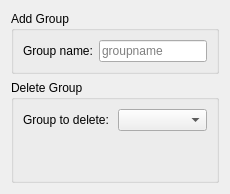
     <widget class="QWidget" name="groupTab">
      <attribute name="icon">
       <iconset>
        <normaloff>../../../../../../../../usr/share/mx-user/icons/mx-user.png</normaloff>../../../../../../../../usr/share/mx-user/icons/mx-user.png</iconset>
      </attribute>
      <attribute name="title">
       <string>Add/Remove Groups</string>
      </attribute>
      <layout class="QGridLayout" name="_5">
       <item row="0" column="0">
        <widget class="QGroupBox" name="addBox">
         <property name="sizePolicy">
          <sizepolicy hsizetype="MinimumExpanding" vsizetype="Minimum">
           <horstretch>0</horstretch>
           <verstretch>0</verstretch>
          </sizepolicy>
         </property>
         <property name="title">
          <string>Add Group</string>
         </property>
         <layout class="QGridLayout" name="_3">
          <property name="leftMargin">
           <number>9</number>
          </property>
          <property name="topMargin">
           <number>9</number>
          </property>
          <property name="rightMargin">
           <number>9</number>
          </property>
          <property name="bottomMargin">
           <number>9</number>
          </property>
          <property name="spacing">
           <number>6</number>
          </property>
          <item row="0" column="1">
           <widget class="QLineEdit" name="groupNameEdit">
            <property name="sizePolicy">
             <sizepolicy hsizetype="MinimumExpanding" vsizetype="Minimum">
              <horstretch>0</horstretch>
              <verstretch>0</verstretch>
             </sizepolicy>
            </property>
            <property name="toolTip">
             <string>Enter username of new user</string>
            </property>
            <property name="text">
             <string/>
            </property>
            <property name="placeholderText">
             <string>groupname</string>
            </property>
           </widget>
          </item>
          <item row="0" column="0">
           <widget class="QLabel" name="groupNameLabel">
            <property name="sizePolicy">
             <sizepolicy hsizetype="MinimumExpanding" vsizetype="Minimum">
              <horstretch>0</horstretch>
              <verstretch>0</verstretch>
             </sizepolicy>
            </property>
            <property name="toolTip">
             <string>Username of new user</string>
            </property>
            <property name="text">
             <string>Group name:</string>
            </property>
           </widget>
          </item>
         </layout>
        </widget>
       </item>
       <item row="1" column="0">
        <widget class="QGroupBox" name="deleteBox">
         <property name="sizePolicy">
          <sizepolicy hsizetype="MinimumExpanding" vsizetype="Minimum">
           <horstretch>0</horstretch>
           <verstretch>0</verstretch>
          </sizepolicy>
         </property>
         <property name="title">
          <string>Delete Group</string>
         </property>
         <layout class="QGridLayout" name="_2">
          <property name="leftMargin">
           <number>9</number>
          </property>
          <property name="topMargin">
           <number>9</number>
          </property>
          <property name="rightMargin">
           <number>9</number>
          </property>
          <property name="bottomMargin">
           <number>9</number>
          </property>
          <property name="spacing">
           <number>6</number>
          </property>
          <item row="0" column="0">
           <widget class="QLabel" name="deleteGroupLabel">
            <property name="sizePolicy">
             <sizepolicy hsizetype="MinimumExpanding" vsizetype="Minimum">
              <horstretch>0</horstretch>
              <verstretch>0</verstretch>
             </sizepolicy>
            </property>
            <property name="toolTip">
             <string>Select user to delete</string>
            </property>
            <property name="frameShape">
             <enum>QFrame::NoFrame</enum>
            </property>
            <property name="frameShadow">
             <enum>QFrame::Plain</enum>
            </property>
            <property name="text">
             <string>Group to delete:</string>
            </property>
           </widget>
          </item>
          <item row="0" column="1">
           <widget class="QComboBox" name="deleteGroupCombo">
            <property name="sizePolicy">
             <sizepolicy hsizetype="MinimumExpanding" vsizetype="Minimum">
              <horstretch>0</horstretch>
              <verstretch>0</verstretch>
             </sizepolicy>
            </property>
            <property name="toolTip">
             <string>Select user to delete</string>
            </property>
           </widget>
          </item>
          <item row="1" column="0" colspan="2">
           <spacer name="verticalSpacer">
            <property name="orientation">
             <enum>Qt::Vertical</enum>
            </property>
            <property name="sizeHint" stdset="0">
             <size>
              <width>20</width>
              <height>40</height>
             </size>
            </property>
           </spacer>
          </item>
         </layout>
        </widget>
       </item>
      </layout>
     </widget>
